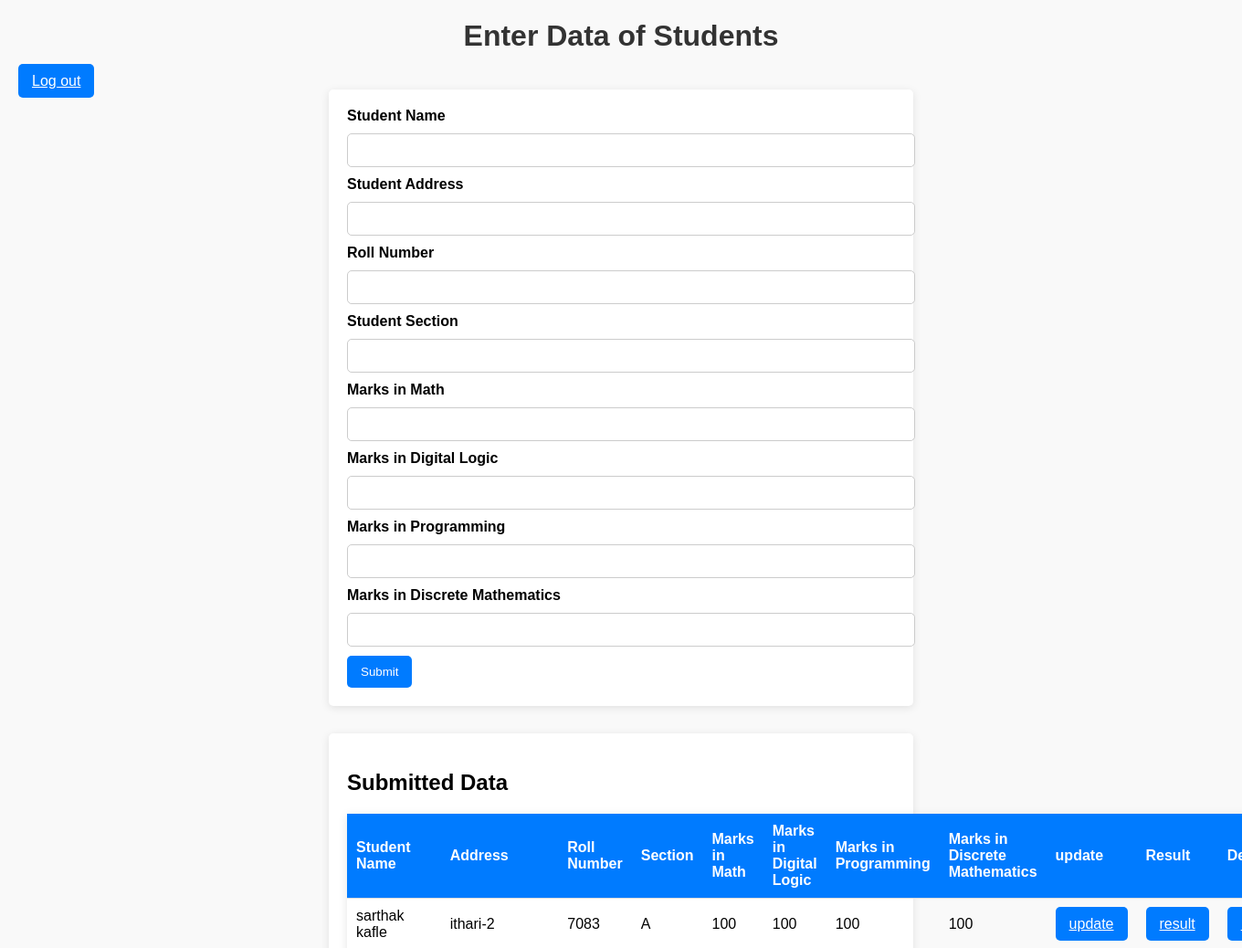
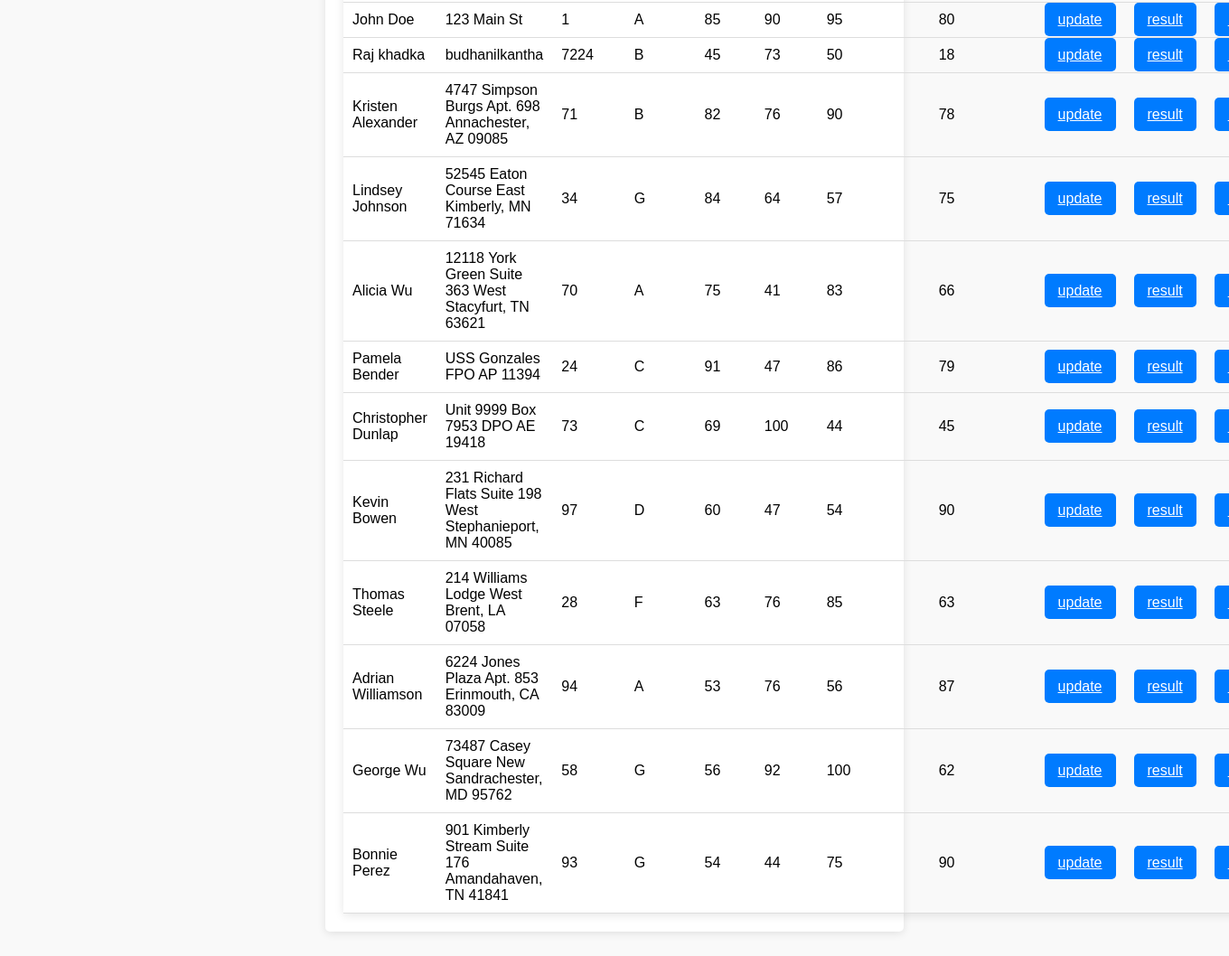
/student_page/ (signed in), run on the app's committed database (2 pictures, top to bottom).
### home/models.py (models this page shows, shortened)
class student(models.Model):
    student_name=models.CharField(max_length=50)
    student_address=models.CharField(max_length=100)
    student_roll_number=models.IntegerField()
    student_section=models.CharField(max_length=1)
    student_marks_math=models.IntegerField(null=True,blank=True)
    student_marks_Digital_logic=models.IntegerField(null=True,blank=True)
    student_marks_programming=models.IntegerField(null=True,blank=True)
    student_marks_discrete=models.IntegerField(null=True,blank=True)

### home/views.py (the view, shortened to what this page needs)
# urls.py: path("student_page/",student_page,name="student_page"),
@login_required(login_url="/login_page")
def student_page(request):
    queryset=student.objects.all()
    context={"students":queryset}
    return render(request,"student_page.html",context)

### home/templates/student_page.html (shortened to what this page needs)
<!DOCTYPE html>
<html lang="en">
<head>
    {%load static%}
    <link rel="stylesheet" href=" {%static 'student.css'%}">
</head>
<body>
    <h1>Enter Data of Students</h1>
    <a href="/logout_page/" class="btn btn-success">Log out</a>
    <div class="form-container">
        <form method="POST" enctype="multipart/form-data">
            <div class="mb-3">
                <label for="student_name" class="form-label">Student Name</label>
                <input type="text" name="student_name" class="form-control" required>
            </div>
            <div class="mb-3">
                <label for="student_address" class="form-label">Student Address</label>
                <input type="text" name="student_address" class="form-control" required>
            </div>
            <div class="mb-3">
                <label for="student_roll_number" class="form-label">Roll Number</label>
                <input type="text" name="student_roll_number" class="form-control" required>
            </div>
            <div class="mb-3">
                <label for="student_section" class="form-label">Student Section</label>
                <input type="text" name="student_section" class="form-control" required>
            </div>
            <div class="mb-3">
                <label for="student_marks_math" class="form-label">Marks in Math</label>
                <input type="text" name="student_marks_math" class="form-control" required>
            </div>
            <div class="mb-3">
                <label for="student_marks_Digital_logic" class="form-label">Marks in Digital Logic</label>
                <input type="text" name="student_marks_Digital_logic" class="form-control" required>
            </div>
            <div class="mb-3">
                <label for="student_marks_programming" class="form-label">Marks in Programming</label>
                <input type="text" name="student_marks_programming" class="form-control" required>
            </div>
            <div class="mb-3">
                <label for="student_marks_discrete" class="form-label">Marks in Discrete Mathematics</label>
                <input type="text" name="student_marks_discrete" class="form-control" required>
            </div>
            <button type="submit" class="btn">Submit</button>
        </form>
    </div>
    <div class="form-container">
        <h2>Submitted Data</h2>
        <table class="submitted_table">
            <thead>
                <tr>
                    <th>Student Name</th>
                    <th>Address</th>
                    <th>Roll Number</th>
                    <th>Section</th>
                    <th>Marks in Math</th>
                    <th>Marks in Digital Logic</th>
                    <th>Marks in Programming</th>
                    <th>Marks in Discrete Mathematics</th>
                    <th>update</th>
                    <th>Result</th>
                    <th>Delete</th>
                </tr>
            </thead>
            <tbody>
                {% for student in students %}
                <tr>
                    <td>{{ student.student_name }}</td>
                    <td>{{ student.student_address }}</td>
                    <td>{{ student.student_roll_number }}</td>
                    <td>{{ student.student_section }}</td>
                    <td>{{ student.student_marks_math }}</td>
                    <td>{{ student.student_marks_Digital_logic }}</td>
                    <td>{{ student.student_marks_programming }}</td>
                    <td>{{ student.student_marks_discrete }}</td>
                    <td>
                        <a href="/update/{{student.id}}"class ="btn btn-success">update</a>
                    </td>
                    <td>
                        <a href="/result/{{student.id}}" class="btn btn-success"> result</a>
                    </td>
                    <td>
                           <a href="/delete/{{student.id}}" class="btn btn-success">Delete</a>
                    </td>
                </tr>
                {% endfor %}
            </tbody>
        </table>
    </div>
    <br>
</body>
</html>

### home/static/student.css (style rules this page uses)
body { font-family: Arial, sans-serif; margin: 20px; background-color: #f9f9f9; }
h1 { text-align: center; color: #333; }
.form-container { flex-direction: column; max-width: 600px; margin: 0 auto; background: white; padding: 20px; border-radius: 5px; box-shadow: 0 2px 10px rgba(0, 0, 0, 0.1); margin-bottom: 30px; }
.form-label { font-weight: bold; }
.form-control { width: 100%; padding: 10px; margin: 10px 0; border: 1px solid #ccc; border-radius: 5px; }
.btn { background-color: #007bff; color: white; padding: 10px 15px; border: none; border-radius: 5px; cursor: pointer; }
table { width: 100%; border-collapse: collapse; margin-top: 20px; box-shadow: 0 2px 10px rgba(0, 0, 0, 0.1); }
th, td { padding: 10px; text-align: left; border-bottom: 1px solid #ddd; }
th { background-color: #007bff; color: white; }

### data on the page
student: student_name "sarthak kafle", student_address "ithari-2", student_roll_number "7083", student_section "A", student_marks_math "100", student_marks_Digital_logic "100", student_marks_programming "100", student_marks_discrete "100"
student: student_name "John Doe", student_address "123 Main St", student_roll_number "1", student_section "A", student_marks_math "85", student_marks_Digital_logic "90", student_marks_programming "95", student_marks_discrete "80"
student: student_name "Raj khadka", student_address "budhanilkantha", student_roll_number "7224", student_section "B", student_marks_math "45", student_marks_Digital_logic "73", student_marks_programming "50", student_marks_discrete "18"
student: student_name "Kristen Alexander", student_address "4747 Simpson Burgs Apt. 698 Annachester, AZ 09085", student_roll_number "71", student_section "B", student_marks_math "82", student_marks_Digital_logic "76", student_marks_programming "90", student_marks_discrete "78"
student: student_name "Lindsey Johnson", student_address "52545 Eaton Course East Kimberly, MN 71634", student_roll_number "34", student_section "G", student_marks_math "84", student_marks_Digital_logic "64", student_marks_programming "57", student_marks_discrete "75"
student: student_name "Alicia Wu", student_address "12118 York Green Suite 363 West Stacyfurt, TN 63621", student_roll_number "70", student_section "A", student_marks_math "75", student_marks_Digital_logic "41", student_marks_programming "83", student_marks_discrete "66"
student: student_name "Pamela Bender", student_address "USS Gonzales FPO AP 11394", student_roll_number "24", student_section "C", student_marks_math "91", student_marks_Digital_logic "47", student_marks_programming "86", student_marks_discrete "79"
student: student_name "Christopher Dunlap", student_address "Unit 9999 Box 7953 DPO AE 19418", student_roll_number "73", student_section "C", student_marks_math "69", student_marks_Digital_logic "100", student_marks_programming "44", student_marks_discrete "45"
student: student_name "Kevin Bowen", student_address "231 Richard Flats Suite 198 West Stephanieport, MN 40085", student_roll_number "97", student_section "D", student_marks_math "60", student_marks_Digital_logic "47", student_marks_programming "54", student_marks_discrete "90"
student: student_name "Thomas Steele", student_address "214 Williams Lodge West Brent, LA 07058", student_roll_number "28", student_section "F", student_marks_math "63", student_marks_Digital_logic "76", student_marks_programming "85", student_marks_discrete "63"
student: student_name "Adrian Williamson", student_address "6224 Jones Plaza Apt. 853 Erinmouth, CA 83009", student_roll_number "94", student_section "A", student_marks_math "53", student_marks_Digital_logic "76", student_marks_programming "56", student_marks_discrete "87"
student: student_name "George Wu", student_address "73487 Casey Square New Sandrachester, MD 95762", student_roll_number "58", student_section "G", student_marks_math "56", student_marks_Digital_logic "92", student_marks_programming "100", student_marks_discrete "62"
student: student_name "Bonnie Perez", student_address "901 Kimberly Stream Suite 176 Amandahaven, TN 41841", student_roll_number "93", student_section "G", student_marks_math "54", student_marks_Digital_logic "44", student_marks_programming "75", student_marks_discrete "90"
